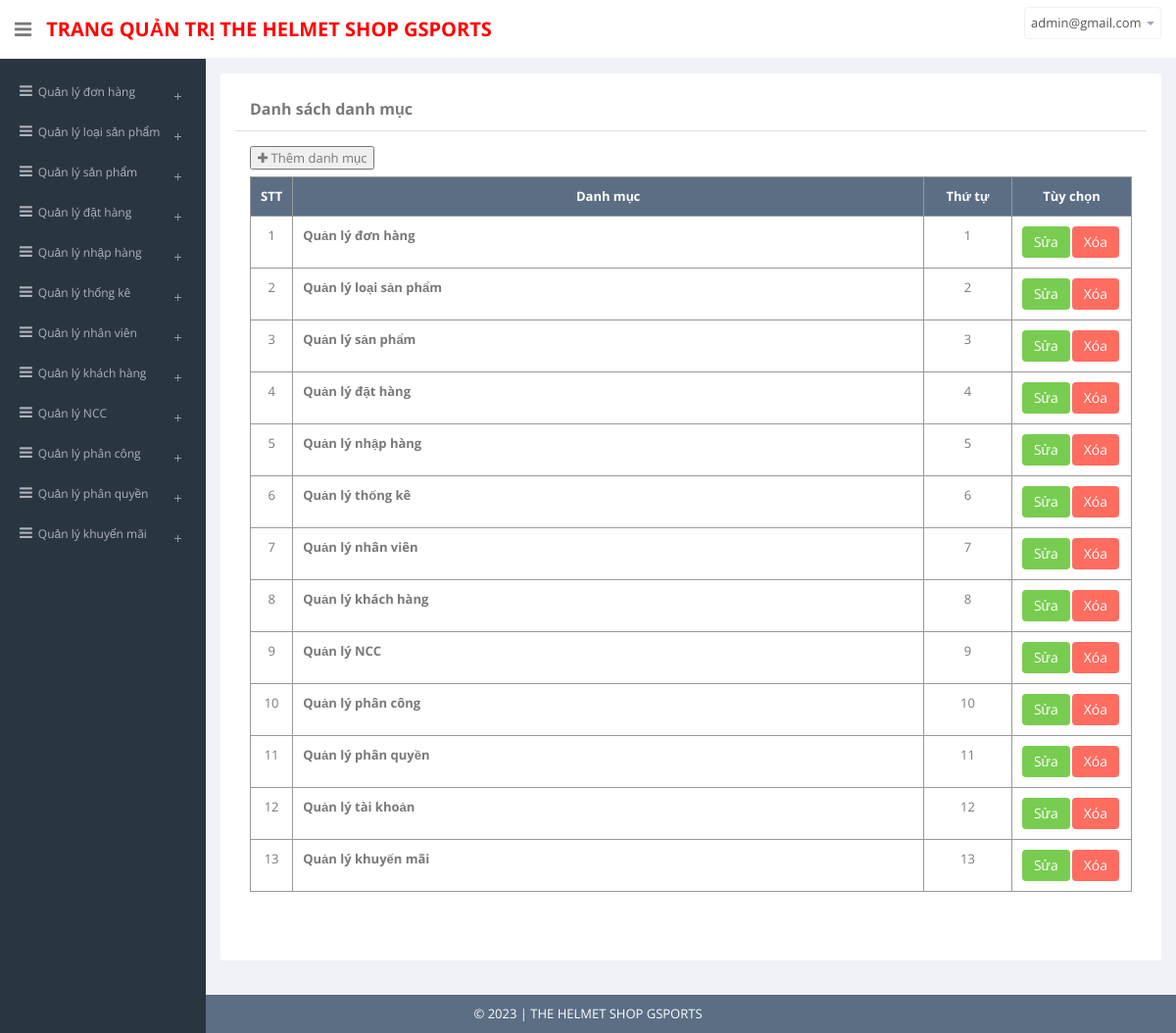
Screenshot of /admin/views/functions.php?type=1 (signed in) with the database file from the repository.
### tables this page shows
CREATE TABLE `function_categories` (
  `id_category` int(11) NOT NULL,
  `cate_name` varchar(100) NOT NULL,
  `ordering` int(2) NOT NULL
);

### admin/model/BaseModel.php (called while the page is built, shortened)
<?php
class BaseModel{
    public $db;
    function __construct(){
        try{
            $this->db = new PDO('mysql:host=127.0.0.1:3306;dbname=helmet_shop','root','');
            $this->db->exec('SET NAMES UTF8');
        } catch(PDOException $e){
            echo "Lỗi: ".$e->getMessage();
            die;
        }
    }
    function setStatement($sql,$value = []){
        $stmt = $this->db->prepare($sql);
        return $stmt;
    }
    function loadMoreRows($sql,$value=[]){
        $stmt = $this->setStatement($sql,$value);
        $check = $stmt->execute();
        return $stmt->fetchAll(PDO::FETCH_OBJ);
    }
}
?>

### admin/model/FunctionModel.php (called while the page is built, shortened)
<?php
    include_once($_SERVER["DOCUMENT_ROOT"].'\helmet_shop\admin\model\BaseModel.php');
    class FunctionModel extends BaseModel{
        function getFunctionCategories() {
			$sql="SELECT *
			FROM function_categories fc
            ORDER BY ordering";
			return $this->loadMoreRows($sql);
        }
    }
?>

### admin/views/functions.php (the view, shortened to what this page needs)
<?php
	include_once('..\model\FunctionModel.php');
    $model=new FunctionModel;
    $functions=null;
    $function_categories=$model->getFunctionCategories();
    $f_type=$_GET['type'];
    if ($f_type==1)
        $functions=$function_categories;
?>
<head>
    <?php include_once('..\views\common.php'); ?>
</head>
<body>
    <section id="container">
	<?php include_once('header.php')?>
	<?php if(isset($_SESSION['login_email'])) include_once('menu.php'); ?>
	<section id="main-content">
	<section class="wrapper">
    <div class="panel panel-body">
        <section class="content">
            <div class="panel panel-default">
				<div class="panel-heading">
					<b>Danh sách <?php if ($f_type==0) echo "URL"; if ($f_type==1) echo "danh mục"; if ($f_type==2) echo "phân quyền"; ?></b>
				</div>
				<div class="panel-body">
                <?php
                    if ($f_type==1){
                        echo "<button class='btnAdd' id='btnAddCategory'><i class='fa fa-plus'></i> Thêm danh mục</button><br/>";
                        echo "<table class='table table-bordered table-hover'>";
                        echo "<thead>";
                        echo "<tr>";
                        echo "<th width='3%' style='text-align:center;'>STT</th>";
                        echo "<th style='text-align:center;'>Danh mục</th>";
                        echo "<th width='10%' style='text-align:center;'>Thứ tự</th>";
                        echo "<th width='10%' style='text-align:center;'>Tùy chọn</th>";
                        echo "</tr>";
                        echo "</thead>";
                        $stt=1;
                        foreach ($functions as $f) {
                            echo "<tr>";
                            echo "<td style='text-align:center;'>".$stt++."</td>";
                            echo "<td><b>$f->cate_name</b></td>";
                            echo "<td style='text-align:center;'>$f->ordering</td>";
                            echo "<td><span class='optionButtons'><button id_category='$f->id_category' cate_name='$f->cate_name' ordering='$f->ordering' class='btn btn-success btnEditCategory'>Sửa</button><button id_category='$f->id_category' cate_name='$f->cate_name' class='btn btn-danger btnDeleteCategory'>Xóa</button></span></td>";
                            echo "</tr>";
                        }
                        echo "</table>";
                    }
				?>
				</div>
            </div>
        </section>
    </div>
</section>
</section>
<?php include_once('footer.php'); ?>
</section>
</body>
</html>

### admin/views/functions.php (style rules this page uses)
#btnAddUrl,#btnAddCategory,#btnAddFunction { margin-bottom:7px; }

### rows the page displays
function_categories: cate_name "Quản lý đơn hàng", ordering "1"
function_categories: cate_name "Quản lý loại sản phẩm", ordering "2"
function_categories: cate_name "Quản lý sản phẩm", ordering "3"
function_categories: cate_name "Quản lý đặt hàng", ordering "4"
function_categories: cate_name "Quản lý nhập hàng", ordering "5"
function_categories: cate_name "Quản lý thống kê", ordering "6"
function_categories: cate_name "Quản lý nhân viên", ordering "7"
function_categories: cate_name "Quản lý khách hàng", ordering "8"
function_categories: cate_name "Quản lý NCC", ordering "9"
function_categories: cate_name "Quản lý phân công", ordering "10"
function_categories: cate_name "Quản lý phân quyền", ordering "11"
function_categories: cate_name "Quản lý tài khoản", ordering "12"
function_categories: cate_name "Quản lý khuyến mãi", ordering "13"

### other values shown
SHOP_NAME "THE HELMET SHOP GSPORTS"
$_SESSION['login_email'] "admin@gmail.com"
$key "Quản lý đơn hàng"
$key "Quản lý loại sản phẩm"
$key "Quản lý sản phẩm"
$key "Quản lý đặt hàng"
$key "Quản lý nhập hàng"
$key "Quản lý thống kê"
$key "Quản lý nhân viên"
$key "Quản lý khách hàng"
$key "Quản lý NCC"
$key "Quản lý phân công"
$key "Quản lý phân quyền"
$key "Quản lý khuyến mãi"
